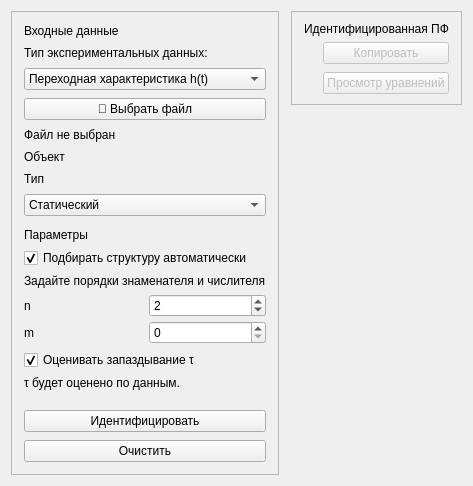
<?xml version="1.0" encoding="UTF-8"?>
<ui version="4.0">
 <class>IdTab</class>
 <widget class="QWidget" name="IdTab">
  <layout class="QHBoxLayout" name="rootLayout" stretch="0,1">
   <property name="spacing">
    <number>12</number>
   </property>
   <item>
    <widget class="QFrame" name="idSidebar">
     <property name="objectName">
      <string notr="true">idSidebar</string>
     </property>
     <property name="minimumWidth">
      <number>280</number>
     </property>
     <property name="maximumWidth">
      <number>320</number>
     </property>
     <property name="frameShape">
      <enum>QFrame::StyledPanel</enum>
     </property>
     <property name="frameShadow">
      <enum>QFrame::Plain</enum>
     </property>
     <layout class="QVBoxLayout" name="sidebarLayout">
      <property name="spacing">
       <number>8</number>
      </property>
      <property name="leftMargin">
       <number>12</number>
      </property>
      <property name="topMargin">
       <number>12</number>
      </property>
      <property name="rightMargin">
       <number>12</number>
      </property>
      <property name="bottomMargin">
       <number>12</number>
      </property>
      <item>
       <widget class="QLabel" name="dataTitle">
        <property name="objectName">
         <string notr="true">idCardTitle</string>
        </property>
        <property name="text">
         <string>Входные данные</string>
        </property>
       </widget>
      </item>
      <item>
       <widget class="QLabel" name="methodLabel">
        <property name="text">
         <string>Тип экспериментальных данных:</string>
        </property>
        <property name="buddy">
         <cstring>methodCombo</cstring>
        </property>
        <property name="wordWrap">
         <bool>true</bool>
        </property>
       </widget>
      </item>
      <item>
       <widget class="QComboBox" name="methodCombo">
        <property name="toolTip">
         <string>Переходная характеристика: пары time, h(t).
Входной и выходной сигналы: тройки time, u(t), y(t).</string>
        </property>
        <item>
         <property name="text">
          <string>Переходная характеристика h(t)</string>
         </property>
        </item>
        <item>
         <property name="text">
          <string>Входной и выходной сигналы u(t), y(t)</string>
         </property>
        </item>
       </widget>
      </item>
      <item>
       <widget class="QPushButton" name="openFileButton">
        <property name="objectName">
         <string notr="true">openFileButton</string>
        </property>
        <property name="sizePolicy">
         <sizepolicy hsizetype="Expanding" vsizetype="Fixed">
          <horstretch>1</horstretch>
          <verstretch>0</verstretch>
         </sizepolicy>
        </property>
        <property name="toolTip">
         <string>Загрузить экспериментальные данные</string>
        </property>
        <property name="text">
         <string>📂 Выбрать файл</string>
        </property>
       </widget>
      </item>
      <item>
       <widget class="QLabel" name="fileLabel">
        <property name="text">
         <string>Файл не выбран</string>
        </property>
        <property name="wordWrap">
         <bool>true</bool>
        </property>
        <property name="alignment">
         <set>Qt::AlignLeading|Qt::AlignLeft|Qt::AlignTop</set>
        </property>
        <property name="textInteractionFlags">
         <set>Qt::TextSelectableByMouse</set>
        </property>
        <property name="styleSheet">
         <string notr="true">font-size: 9pt;</string>
        </property>
       </widget>
      </item>
      <item>
       <widget class="QLabel" name="plantTitle">
        <property name="objectName">
         <string notr="true">idCardTitle</string>
        </property>
        <property name="text">
         <string>Объект</string>
        </property>
       </widget>
      </item>
      <item>
       <widget class="QLabel" name="plantKindLabel">
        <property name="text">
         <string>Тип</string>
        </property>
        <property name="buddy">
         <cstring>plantKindCombo</cstring>
        </property>
       </widget>
      </item>
      <item>
       <widget class="QComboBox" name="plantKindCombo">
        <property name="toolTip">
         <string>Статический объект — это объект, у которого выходная величина стабилизируется.
Астатический объект — это объект, у которого выходная величина непрерывно изменяется и не стабилизируется сама по себе.</string>
        </property>
        <item>
         <property name="text">
          <string>Статический</string>
         </property>
        </item>
        <item>
         <property name="text">
          <string>Астатический (интегратор)</string>
         </property>
        </item>
       </widget>
      </item>
      <item>
       <widget class="QWidget" name="structGroup" native="true">
        <layout class="QVBoxLayout" name="structLayout">
         <property name="spacing">
          <number>6</number>
         </property>
         <property name="leftMargin">
          <number>0</number>
         </property>
         <property name="topMargin">
          <number>4</number>
         </property>
         <property name="rightMargin">
          <number>0</number>
         </property>
         <property name="bottomMargin">
          <number>0</number>
         </property>
         <item>
          <widget class="QLabel" name="structTitle">
           <property name="objectName">
            <string notr="true">idCardTitle</string>
           </property>
           <property name="text">
            <string>Параметры</string>
           </property>
          </widget>
         </item>
         <item>
          <widget class="QCheckBox" name="autoOrderCheck">
           <property name="text">
            <string>Подбирать структуру автоматически</string>
           </property>
           <property name="checked">
            <bool>true</bool>
           </property>
           <property name="toolTip">
            <string>Вкл. — порядки n и m выбираются сами.
Выкл. — задаёте n и m вручную.</string>
           </property>
          </widget>
         </item>
         <item>
          <widget class="QLabel" name="structHint">
           <property name="text">
            <string>Задайте порядки знаменателя и числителя</string>
           </property>
           <property name="wordWrap">
            <bool>true</bool>
           </property>
           <property name="styleSheet">
            <string notr="true">font-size: 9pt;</string>
           </property>
          </widget>
         </item>
         <item>
          <layout class="QGridLayout" name="orderGrid">
           <property name="horizontalSpacing">
            <number>8</number>
           </property>
           <property name="verticalSpacing">
            <number>4</number>
           </property>
           <item row="0" column="0">
            <widget class="QLabel" name="denOrderLabel">
             <property name="text">
              <string>n</string>
             </property>
             <property name="buddy">
              <cstring>denOrderSpin</cstring>
             </property>
            </widget>
           </item>
           <item row="0" column="1">
            <widget class="QSpinBox" name="denOrderSpin">
             <property name="toolTip">
              <string>Степень знаменателя (deg D)</string>
             </property>
             <property name="minimum">
              <number>1</number>
             </property>
             <property name="maximum">
              <number>6</number>
             </property>
             <property name="value">
              <number>2</number>
             </property>
            </widget>
           </item>
           <item row="1" column="0">
            <widget class="QLabel" name="numOrderLabel">
             <property name="text">
              <string>m</string>
             </property>
             <property name="buddy">
              <cstring>numOrderSpin</cstring>
             </property>
            </widget>
           </item>
           <item row="1" column="1">
            <widget class="QSpinBox" name="numOrderSpin">
             <property name="toolTip">
              <string>Степень числителя (deg N), m ≤ n</string>
             </property>
             <property name="minimum">
              <number>0</number>
             </property>
             <property name="maximum">
              <number>6</number>
             </property>
             <property name="value">
              <number>0</number>
             </property>
            </widget>
           </item>
          </layout>
         </item>
         <item>
          <widget class="QCheckBox" name="estimateTauCheck">
           <property name="text">
            <string>Оценивать запаздывание τ</string>
           </property>
           <property name="checked">
            <bool>true</bool>
           </property>
           <property name="toolTip">
            <string>Вкл. — τ оценивается по началу h(t).
Выкл. — модель без запаздывания (τ = 0).</string>
           </property>
          </widget>
         </item>
         <item>
          <widget class="QLabel" name="delayHint">
           <property name="text">
            <string>τ будет оценено по данным.</string>
           </property>
           <property name="wordWrap">
            <bool>true</bool>
           </property>
           <property name="styleSheet">
            <string notr="true">font-size: 9pt;</string>
           </property>
          </widget>
         </item>
        </layout>
       </widget>
      </item>
      <item>
       <spacer name="sidebarSpacer">
        <property name="orientation">
         <enum>Qt::Vertical</enum>
        </property>
        <property name="sizeHint" stdset="0">
         <size>
          <width>20</width>
          <height>12</height>
         </size>
        </property>
       </spacer>
      </item>
      <item>
       <widget class="QPushButton" name="identifyButton">
        <property name="objectName">
         <string notr="true">identifyButton</string>
        </property>
        <property name="toolTip">
         <string>Идентифицировать передаточную функцию</string>
        </property>
        <property name="text">
         <string>Идентифицировать</string>
        </property>
       </widget>
      </item>
      <item>
       <widget class="QPushButton" name="clearButton">
        <property name="objectName">
         <string notr="true">clearButton</string>
        </property>
        <property name="toolTip">
         <string>Очистить файл, модель и график</string>
        </property>
        <property name="text">
         <string>Очистить</string>
        </property>
       </widget>
      </item>
     </layout>
    </widget>
   </item>
   <item>
    <widget class="QWidget" name="mainCol" native="true">
     <layout class="QVBoxLayout" name="mainColLayout" stretch="0,1">
      <property name="spacing">
       <number>12</number>
      </property>
      <property name="leftMargin">
       <number>0</number>
      </property>
      <property name="topMargin">
       <number>0</number>
      </property>
      <property name="rightMargin">
       <number>0</number>
      </property>
      <property name="bottomMargin">
       <number>0</number>
      </property>
      <item>
       <widget class="QFrame" name="idModelCard">
        <property name="objectName">
         <string notr="true">idModelCard</string>
        </property>
        <property name="sizePolicy">
         <sizepolicy hsizetype="Preferred" vsizetype="Maximum">
          <horstretch>0</horstretch>
          <verstretch>0</verstretch>
         </sizepolicy>
        </property>
        <property name="frameShape">
         <enum>QFrame::StyledPanel</enum>
        </property>
        <property name="frameShadow">
         <enum>QFrame::Plain</enum>
        </property>
        <layout class="QVBoxLayout" name="modelCardLayout">
         <property name="spacing">
          <number>6</number>
         </property>
         <property name="leftMargin">
          <number>12</number>
         </property>
         <property name="topMargin">
          <number>10</number>
         </property>
         <property name="rightMargin">
          <number>12</number>
         </property>
         <property name="bottomMargin">
          <number>10</number>
         </property>
         <item>
          <widget class="QLabel" name="modelTitle">
           <property name="objectName">
            <string notr="true">idCardTitle</string>
           </property>
           <property name="text">
            <string>Идентифицированная ПФ</string>
           </property>
          </widget>
         </item>
         <item>
          <layout class="QHBoxLayout" name="tfBodyLayout" stretch="1,0">
           <property name="spacing">
            <number>16</number>
           </property>
           <item>
            <widget class="QWidget" name="formHost" native="true">
             <layout class="QVBoxLayout" name="formHostLayout">
              <property name="leftMargin">
               <number>0</number>
              </property>
              <property name="topMargin">
               <number>0</number>
              </property>
              <property name="rightMargin">
               <number>0</number>
              </property>
              <property name="bottomMargin">
               <number>0</number>
              </property>
             </layout>
            </widget>
           </item>
           <item alignment="Qt::AlignVCenter">
            <widget class="QWidget" name="tfActionsHost" native="true">
             <layout class="QVBoxLayout" name="tfActionsLayout">
              <property name="spacing">
               <number>8</number>
              </property>
              <property name="leftMargin">
               <number>0</number>
              </property>
              <property name="topMargin">
               <number>0</number>
              </property>
              <property name="rightMargin">
               <number>0</number>
              </property>
              <property name="bottomMargin">
               <number>0</number>
              </property>
              <item>
               <widget class="QPushButton" name="copyTfButton">
                <property name="objectName">
                 <string notr="true">copyTfButton</string>
                </property>
                <property name="enabled">
                 <bool>false</bool>
                </property>
                <property name="toolTip">
                 <string>Скопировать передаточную функцию в буфер обмена</string>
                </property>
                <property name="text">
                 <string>Копировать</string>
                </property>
               </widget>
              </item>
              <item>
               <widget class="QPushButton" name="equationsButton">
                <property name="objectName">
                 <string notr="true">equationsButton</string>
                </property>
                <property name="enabled">
                 <bool>false</bool>
                </property>
                <property name="toolTip">
                 <string>Полюса, h(t), w(t) и дифференциальные уравнения</string>
                </property>
                <property name="text">
                 <string>Просмотр уравнений</string>
                </property>
               </widget>
              </item>
             </layout>
            </widget>
           </item>
          </layout>
         </item>
        </layout>
       </widget>
      </item>
      <item>
       <widget class="QWidget" name="chartHost" native="true">
        <property name="sizePolicy">
         <sizepolicy hsizetype="Expanding" vsizetype="Expanding">
          <horstretch>1</horstretch>
          <verstretch>1</verstretch>
         </sizepolicy>
        </property>
        <layout class="QVBoxLayout" name="chartHostLayout">
         <property name="leftMargin">
          <number>0</number>
         </property>
         <property name="topMargin">
          <number>0</number>
         </property>
         <property name="rightMargin">
          <number>0</number>
         </property>
         <property name="bottomMargin">
          <number>0</number>
         </property>
        </layout>
       </widget>
      </item>
     </layout>
    </widget>
   </item>
  </layout>
 </widget>
 <resources/>
 <connections/>
</ui>
